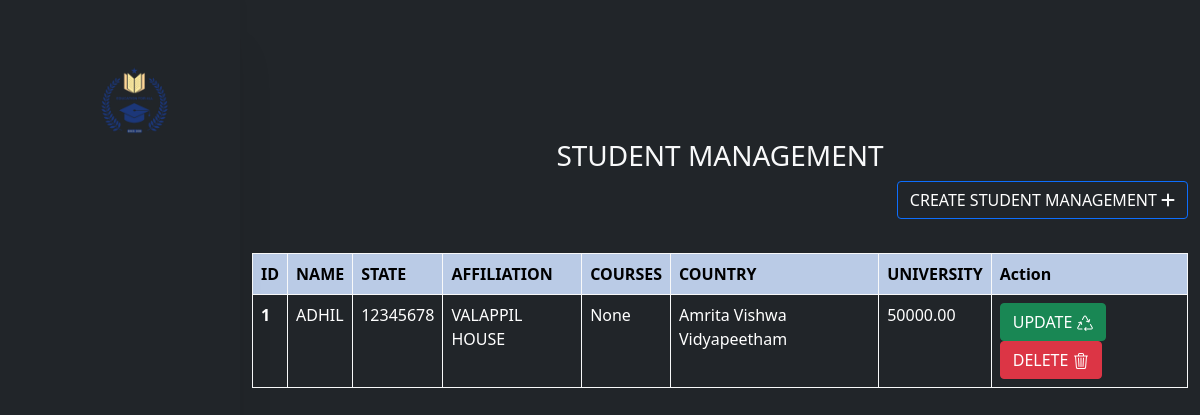
/sresult, run on the app's committed database.
### appcollage/models.py (models this page shows, shortened)
class Student_Management(models.Model):
    name_of_student = models.CharField(max_length=100,null=True,blank=True)
    phone_number = models.CharField(max_length=20,null=True,blank=True)
    address = models.TextField(null=True,blank=True)
    course_name = models.ForeignKey(Course,on_delete=models.CASCADE,null=True,blank=True)
    college_name =models.ForeignKey(List_College,on_delete=models.CASCADE,null=True,blank=True)
    payment = models.DecimalField(max_digits=10, decimal_places=2,null=True,blank=True)

class List_College(models.Model):
    name = models.CharField(max_length=100,null=True,blank=True)
    state = models.CharField(max_length=100,null=True,blank=True)
    affiliation =  models.ForeignKey(Affiliation,on_delete=models.CASCADE,null=True,blank=True)
    courses =  models.ForeignKey(Course,on_delete=models.CASCADE,null=True,blank=True)
    country=  models.ForeignKey(Country,on_delete=models.CASCADE,null=True,blank=True)
    university =  models.ForeignKey(University,on_delete=models.CASCADE,null=True,blank=True)
    def __str__(self):
        return f'{self.name}'

### appcollage/views.py (the view)
# urls.py: path('sresult',views.sresult,name='sresult'),
def sresult(request):
    course=Student_Management.objects.all()
    return render(request,"student.html",{'stu':course})

### appcollage/templates/student.html (shortened to what this page needs)
{% extends 'dash.html' %}
{% block content %}
<br>
    <h3 class=" text-light text-center">STUDENT MANAGEMENT</h3>
    <div style="float: right;"><a href="{% url 'sforms' %}"class="btn btn-dark btn btn-outline-primary"><span style="color: white;">CREATE STUDENT MANAGEMENT </span> <span class="text-light"><i class="fa-solid fa-plus"></i></span></a></div>
    <br>
    <br>
<br>
<div >
    <table class="table table-dark table-hover table-bordered border-light">
        <thead class="table-active table-primary table-bordered border-light ">
          <tr>
            <th scope="col"> ID</th>
            <th scope="col"> NAME</th>
            <th scope="col"> STATE</th>
            <th scope="col">AFFILIATION </th>
            <th scope="col"> COURSES</th>
            <th scope="col"> COUNTRY</th>
            <th scope="col"> UNIVERSITY</th>
            <th scope="col">Action</th>
          </tr>
        </thead>
        <tbody>
            {% for stu in stu %}
          <tr>
            <th scope="row">{{stu.id}}</th>
            <td>{{stu.name_of_student}}</td>
            <td>{{stu.phone_number}}</td>
            <td>{{stu.address}}</td>
            <td>{{stu.course_name}}</td>
            <td>{{stu.college_name}}</td>
            <td>{{stu.payment}}</td>
            <td>
                <a href="{% url 'edit_student' stu.id  %}"class="btn btn-success">UPDATE
                </a>
                <a href="{% url 'delete_student' stu.id %}"class="btn btn-danger">DELETE </a>
            </td>
          </tr>
          {% endfor %}
        </tbody>
        </table>
</div>
{% endblock %}

### data on the page
Student_Management: id "1", name_of_student "ADHIL", phone_number "12345678", address "VALAPPIL HOUSE", course_name "None", college_name "Amrita Vishwa Vidyapeetham", payment "50000.00"
